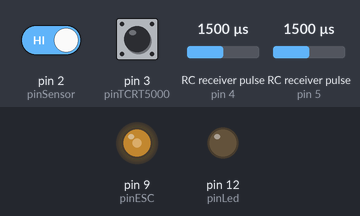
Simulated run of this sketch. Board: Arduino Uno, built with avr-gcc and run on an emulated ATmega328P. Parts: output pins drawn as LEDs (lit = HIGH). Wiring (inferred from the names in the program): 2 × RC receiver channel: data pin 4 / data pin 5. Inputs (shaded band) come from the test bench; at power-on: pin 2 (pinSensor) HIGH, pin 3 (pinTCRT5000) HIGH, RC receiver pulse (sensors on pin 4, pin 5) 1500 µs. What the sketch prints to the serial monitor is not drawn.

Above: at 1.2 s.
1.3 s: pin 2 (pinSensor) driven LOW
At 2.4 s:
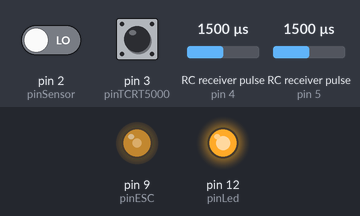
4.4 s: pin 2 (pinSensor) driven HIGH
At 4.8 s:
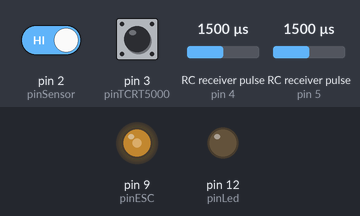
Timing chart, 0 to 7.4 s (numbered marks = the images above; inputs shaded):
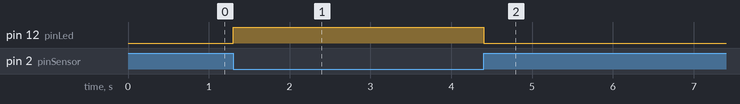

The sketch:

controlerecu.ino
```cpp
#include <Wire.h>
#include <Servo.h>
#include <SPI.h>
#include <mcp_can.h>

// --- Configuração dos sensores e atuadores ---
const int pinTCRT5000 = 3; // Sensor óptico na roda (interrupção)
volatile unsigned long pulseCount = 0;
volatile unsigned long lastPulseTime = 0;
volatile unsigned long lastPulseInterval = 0; // NOVO: tempo entre pulsos em ms

const int pinESC = 9; // PWM para ESC do motor
int pwmValue = 120;   // Valor inicial de PWM (ajuste conforme necessário)

const int trigPin = 6; // HC-SR04 trigger
const int echoPin = 7; // HC-SR04 echo

int pinLed = 12; // led conectado no pino digital 12
int pinSensor = 2; // fototransistor conectado no pino digial 2

// --- Mock para MPU9250 ---
float getVehicleSpeedFromMPU() {
  // TODO: Implementar leitura real do MPU9250
  // Mock: retorna valor fixo para teste
  return 1.0; // m/s
}

// --- Interrupção para contar pulsos do TCRT5000 ---
void onPulse() {
  unsigned long now = millis();
  lastPulseInterval = now - lastPulseTime; // NOVO: calcula intervalo desde o último pulso
  lastPulseTime = now;
  pulseCount++;
  Serial.println("Pulso detectado!"); // DEBUG: Mostra quando um pulso é detectado
}

// --- Pinos RC Receiver ---
const int pinRC_CH1 = 3; // direção (entrada PWM do RC)
const int pinRC_CH2 = 2; // aceleração (entrada PWM do RC)
const int pinRC_CH3 = 4; // controle de tração (entrada PWM do RC)
const int pinRC_CH4 = 5; // modo manual/autônomo (entrada PWM do RC)
const int pinServo = 10; // saída PWM para servo de direção

Servo servoDirecao;

// --- Variáveis de modo ---
bool tractionControlEnabled = false;
bool autonomousMode = false;

// --- MCP2515 CAN ---
const int CAN_CS_PIN = 8;
MCP_CAN CAN(CAN_CS_PIN);
bool canAvailable = false; // NOVO: flag para indicar se CAN está disponível

// --- Variáveis para comandos CAN ---
int can_esc_pwm = 120;
int can_servo_angle = 90;

// --- Variáveis globais para obstáculos e CAN ---
bool obstacleDetected = false;
bool lastObstacleState = false;
#define CAN_OBS_ID 0x300 // Defina um ID CAN para mensagem de obstáculo

// --- Inicialização ---
void setup(){
  pinMode(pinSensor, INPUT); // define como entrada
  pinMode(pinLed, OUTPUT); // definoe como saída
  digitalWrite(pinLed, LOW); // led incia apagado

  pinMode(pinTCRT5000, INPUT_PULLUP);
  attachInterrupt(digitalPinToInterrupt(pinTCRT5000), onPulse, FALLING);
  Serial.print("TCRT5000 digitalRead: ");
  Serial.println(digitalRead(pinTCRT5000));

  pinMode(pinESC, OUTPUT);
  analogWrite(pinESC, pwmValue);

  // Inicialização condicional dos sensores e atuadores opcionais
  #ifdef HAS_ULTRASONIC
    pinMode(trigPin, OUTPUT);
    pinMode(echoPin, INPUT);
  #endif

  #ifdef HAS_RC
    pinMode(pinRC_CH1, INPUT);
    pinMode(pinRC_CH2, INPUT);
    pinMode(pinRC_CH3, INPUT);
    pinMode(pinRC_CH4, INPUT);
    pinMode(pinServo, OUTPUT);
    servoDirecao.attach(pinServo);
  #endif

  Serial.begin(115200);

  // Inicialização CAN
  if (CAN.begin(MCP_ANY, CAN_500KBPS, MCP_8MHZ) == CAN_OK) {
    Serial.println("CAN BUS OK!");
    canAvailable = true;
    CAN.setMode(MCP_NORMAL);
  } else {
    Serial.println("CAN BUS FAIL!");
    canAvailable = false;
    // Não trava o loop, apenas desabilita CAN
  }
}

// --- Função para calcular velocidade da roda e imprimir RPM ---
float getWheelSpeed() {
  static unsigned long lastCheck = 0;
  static unsigned long lastCount = 0;
  static float lastSpeed = 0.0;
  static float lastRPM = 0.0;
  unsigned long now = millis();
  float speed = lastSpeed;
  float rpm = lastRPM;
  if (now - lastCheck >= 100) {
    unsigned long deltaCount = pulseCount - lastCount;
    float wheelCircumference = 0.21; // metros
    float deltaTime = (now - lastCheck) / 1000.0; // segundos

    // NOVO: calcula RPM usando o intervalo do último pulso se houver pulso novo
    if (deltaCount > 0 && lastPulseInterval > 0) {
      rpm = 60000.0 / lastPulseInterval; // 1 pulso por volta, 60000 ms/min
      speed = (rpm * wheelCircumference) / 60.0; // m/s
      lastSpeed = speed;
      lastRPM = rpm;
      Serial.print("lastPulseInterval: ");
      Serial.print(lastPulseInterval);
      Serial.print(" ms, RPM: ");
      Serial.println(rpm, 2);
    } else if (deltaCount > 0 && deltaTime > 0) {
      // fallback para cálculo antigo
      rpm = (deltaCount / deltaTime) * 60.0;
      speed = (rpm * wheelCircumference) / 60.0;
      lastSpeed = speed;
      lastRPM = rpm;
      Serial.print("deltaCount: ");
      Serial.print(deltaCount);
      Serial.print(" deltaTime: ");
      Serial.print(deltaTime, 4);
      Serial.print(" RPM: ");
      Serial.println(rpm, 2);
    }
    lastCount = pulseCount;
    lastCheck = now;
  }
  return speed;
}

// --- Funções que dependem de hardware opcional ---
// Use checagens para evitar travamentos se o hardware não estiver presente

float readUltrasonic() {
  #ifdef HAS_ULTRASONIC
    digitalWrite(trigPin, LOW);
    delayMicroseconds(2);
    digitalWrite(trigPin, HIGH);
    delayMicroseconds(10);
    digitalWrite(trigPin, LOW);
    long duration = pulseIn(echoPin, HIGH, 20000); // timeout 20ms
    float distance = duration * 0.034 / 2.0; // cm
    return distance;
  #else
    return 999; // valor alto = sem obstáculo
  #endif
}

void processCAN() {
  if (!canAvailable) return;
  long unsigned int rxId;
  unsigned char len = 0;
  unsigned char rxBuf[8];
  if (CAN.checkReceive() == CAN_MSGAVAIL) {
    CAN.readMsgBuf(&rxId, &len, rxBuf);
    // Exemplo: ID 0x100 = controle motor/servo
    if (rxId == 0x100 && len >= 2) {
      can_esc_pwm = rxBuf[0];      // PWM do ESC (0-255)
      can_servo_angle = rxBuf[1];  // Ângulo do servo (0-180)
      Serial.print("CAN RX: ESC="); Serial.print(can_esc_pwm);
      Serial.print(" SERVO="); Serial.println(can_servo_angle);
    }
  }
}

void sendNavigationDataCAN() {
  if (!canAvailable) return;
  // Exemplo: envia wheelSpeed (2 bytes), pulseCount (2 bytes), slip (1 byte * 100)
  float wheelSpeed = getWheelSpeed();
  unsigned int wheelSpeedInt = (unsigned int)(wheelSpeed * 100); // 2 bytes
  unsigned int pulseCountInt = (unsigned int)(pulseCount & 0xFFFF); // 2 bytes
  float slip = 0.0;
  float vehicleSpeed = getVehicleSpeedFromMPU();
  if (vehicleSpeed > 0.1) {
    slip = (wheelSpeed - vehicleSpeed) / vehicleSpeed;
  }
  int slipInt = (int)(slip * 100); // 1 byte

  unsigned char navData[5];
  navData[0] = (wheelSpeedInt >> 8) & 0xFF;
  navData[1] = wheelSpeedInt & 0xFF;
  navData[2] = (pulseCountInt >> 8) & 0xFF;
  navData[3] = pulseCountInt & 0xFF;
  navData[4] = (char)slipInt;

  CAN.sendMsgBuf(0x200, 0, 5, navData);
}

#define CAN_HEARTBEAT_ID 0x400
unsigned long lastHeartbeat = 0;
void sendHeartbeatCAN() {
  if (!canAvailable) return;
  unsigned char data[1] = {0xAA}; // valor arbitrário
  CAN.sendMsgBuf(CAN_HEARTBEAT_ID, 0, 1, data);
}

void safetyStop() {
  float dist = 9999;
  #ifdef trigPin
  if (digitalPinToInterrupt(trigPin) >= 0) {
    dist = readUltrasonic();
  }
  #endif
  if (dist > 0 && dist < 20) { // obstáculo a menos de 20cm
    obstacleDetected = true;
    analogWrite(pinESC, 0); // para o motor
    Serial.println("Obstáculo detectado! Motor bloqueado.");
  } else {
    obstacleDetected = false;
  }

  // Envia mensagem CAN para o Raspberry Pi se houver mudança de estado do obstáculo
  if (canAvailable && autonomousMode && (obstacleDetected != lastObstacleState)) {
    unsigned char obsData[1];
    obsData[0] = obstacleDetected ? 1 : 0;
    CAN.sendMsgBuf(CAN_OBS_ID, 0, 1, obsData);
    lastObstacleState = obstacleDetected;
  }
}

void readSensorAndControlLed() {
  // LED mais rápido e mais forte (HIGH = 5V, sem delay extra)
  if (digitalRead(pinSensor) == LOW) {
    digitalWrite(pinLed, HIGH); // acende o led
  } else {
    digitalWrite(pinLed, LOW); // apaga o led
  }
}

// --- Função para ler PWM RC (pulseIn) ---
int readRCChannel(int pin) {
  // PWM RC típico: 1000us (mín) a 2000us (máx)
  int val = pulseIn(pin, HIGH, 25000); // timeout 25ms
  if (val == 0) val = 1500; // valor neutro se sem sinal
  return val;
}

// --- Atualizar modos a partir dos canais 3 e 4 ---
void updateModes() {
  int ch4 = readRCChannel(pinRC_CH4);
  int ch3 = readRCChannel(pinRC_CH3);
  // CH4: modo (acima de 1500us = autônomo)
  autonomousMode = (ch4 > 1500);
  // CH3: controle de tração (acima de 1500us = ativado)
  tractionControlEnabled = (ch3 > 1500);
}

// --- Função para controle manual (pass-through RC) ---
void manualControl() {
  int acel = readRCChannel(pinRC_CH2);
  int direcao = readRCChannel(pinRC_CH1);
  int escPWM = map(acel, 1000, 2000, 90, 150);
  escPWM = constrain(escPWM, 90, 150);
  int servoAngle = map(direcao, 1000, 2000, 0, 180);
  servoDirecao.write(servoAngle);

  // Permite ré (escPWM < 90) mesmo com obstáculo detectado
  if (!obstacleDetected || escPWM < 90) {
    analogWrite(pinESC, escPWM);
  } else {
    analogWrite(pinESC, 0); // mantém motor parado
  }
}

// --- Função stub para diagnóstico de sensores ---
void checkSensorHealth() {
  // TODO: Implementar diagnóstico real dos sensores
  // Por enquanto, apenas imprime mensagem de diagnóstico
  //Serial.println("Sensor health check: OK");
}

void loop(){
  updateModes();

  // Só executa controles se os pinos existem
  #if defined(pinRC_CH1) && defined(pinRC_CH2) && defined(pinServo)
  if (autonomousMode) {
    autonomousControl();
  } else {
    manualControl();
    if (canAvailable && millis() - lastCanNavSend > 100) {
      sendNavigationDataCAN();
      lastCanNavSend = millis();
    }
  }
  #endif

  safetyStop();
  readSensorAndControlLed();

  // [NOVO] Heartbeat CAN
  if (canAvailable && millis() - lastHeartbeat > 500) {
    sendHeartbeatCAN();
    lastHeartbeat = millis();
  }

  // [NOVO] Diagnóstico de sensores
  checkSensorHealth();

  // DEBUG: Mostra o valor do pino do sensor para ajudar no diagnóstico
  // Só imprime se pulso detectado ou valor do sensor mudou
  static int lastTcrtValue = -1;
  int tcrtValue = digitalRead(pinTCRT5000);
  if (tcrtValue != lastTcrtValue) {
    Serial.print("TCRT5000 raw: ");
    Serial.println(tcrtValue);
    lastTcrtValue = tcrtValue;
  }
  static unsigned long lastPulseCount = 0;
  if (pulseCount != lastPulseCount) {
    Serial.print("pulseCount: ");
    Serial.println(pulseCount);
    lastPulseCount = pulseCount;
  }

  getWheelSpeed();

  // Remove o delay(50) para resposta mais rápida do LED e cálculo de RPM
  // delay(50); // ajuste conforme necessário
}
```

can_comm.cpp
```cpp
#include "can_comm.h"
// ...adicione biblioteca CAN real conforme hardware...

void setupCAN() {
    // Inicialização do barramento CAN
}

void sendCANMessage(int id, const uint8_t* data, uint8_t len) {
    // Envio de mensagem CAN
}

bool receiveCANMessage(int* id, uint8_t* data, uint8_t* len) {
    // Recebimento de mensagem CAN
    return false;
}
```

can_comm.h
```cpp
#ifndef CAN_COMM_H
#define CAN_COMM_H

void setupCAN();
void sendCANMessage(int id, const uint8_t* data, uint8_t len);
bool receiveCANMessage(int* id, uint8_t* data, uint8_t* len);

#endif
```

Measured:
- after the input at 1.3 s, pin 12 (pinLed): LOW → HIGH at once
- after the input at 4.4 s, pin 12 (pinLed): HIGH → LOW at once
